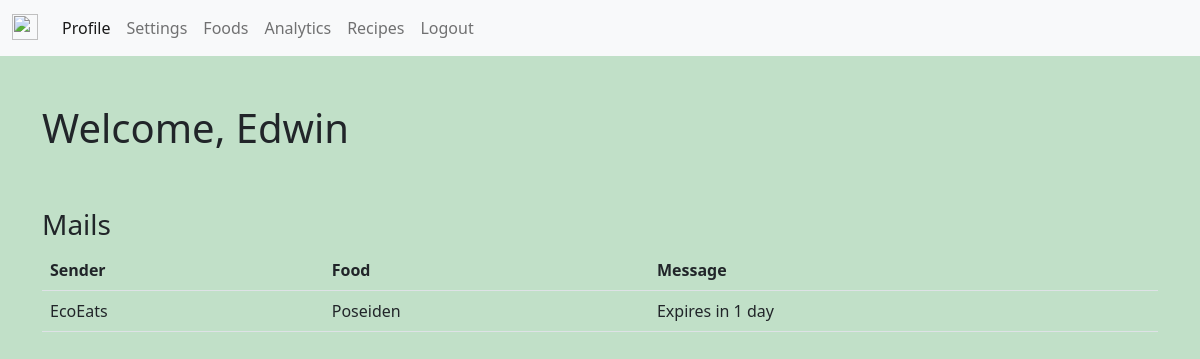
The page /profile (signed in) on the database as committed earlier.
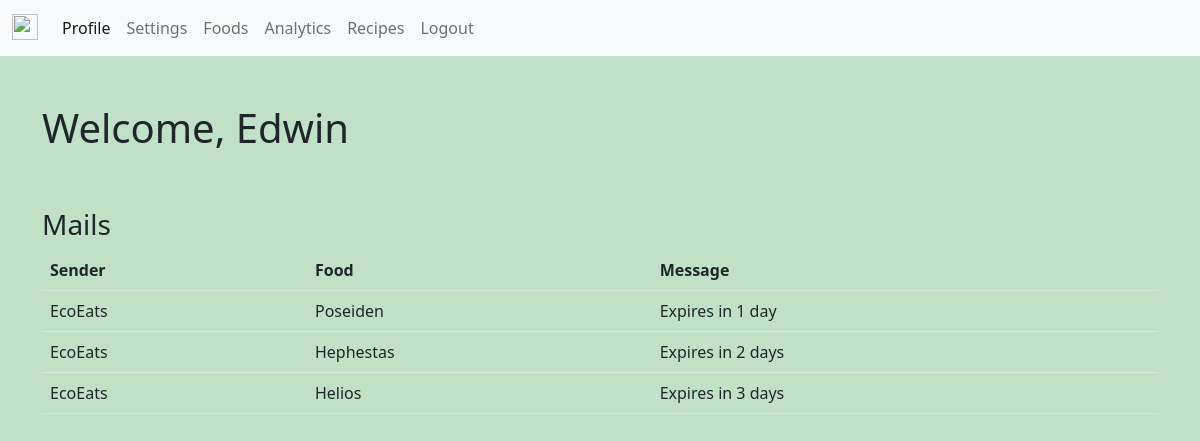
The same page on the database as committed later.
### app/models.py (models this page shows)
class Foods(db.Model):
    id = db.Column(db.Integer, primary_key=True)
    name = db.Column(db.String(100), nullable=False)
    expiry_date = db.Column(db.DateTime, nullable=False)
    date_added = db.Column(db.DateTime, default=datetime.utcnow)
    user_id = db.Column(db.Integer, db.ForeignKey('users.id'))

### app/views.py (the view)
@views.route('/profile')
@login_required
def profile():
    foods = Foods.query.order_by(Foods.expiry_date)
    mails = []
    current = date.today()
    for food in foods:
        expiry = food.expiry_date.date()
        delta = expiry - current
        if current_user.id == food.user.id and delta.days >= 1 and delta.days <= 3:
            print(delta)
            mails.append(food)
    return render_template('profile.html', mails=mails, date_current=current)

### app/__init__.py (called while the page is built)
@login_manager.user_loader
def load_user(user_id):
    return Users.query.get(int(user_id))

### app/templates/profile.html (shortened to what this page needs)
<!DOCTYPE html>
<html lang="en">
<head>
  <link rel="stylesheet" , type="text/css" , href="../static/landing_page.css">
</head>
<body class="background">
  {% extends 'base.html' %}
  {% set active = 'profile' %}
  {% block content %}
  <h1>Welcome, {{ current_user.username|title }}</h1>
  <br>
  <br>
  <h3>Mails</h3>
  {% if mails %}
  <table class="table">
    <thead>
      <tr>
        <th scope="col">Sender</th>
        <th scope="col">Food</th>
        <th scope="col">Message</th>
      </tr>
    </thead>
    <tbody>
      {% for mail in mails %}
      <tr>
        <td> EcoEats </td>
        <td> {{ mail.name }} </td>
        {% if (mail.expiry_date.date() - date_current).days == 1 %}
        <td> Expires in 1 day </td>
        {% else %}
        <td> Expires in {{ (mail.expiry_date.date() - date_current).days }} days </td>
        {% endif %}
      </tr>
      {% endfor %}
    </tbody>
  </table>
  {% else %}
  <h2>You have no current mail.</h2>
  {% endif %}
  {% endblock %}

Rows that differ between the two databases and show on the page:
added Foods: name "Hephestas", (mail.expiry_date.date()-date_current).days "2"
added Foods: name "Helios", (mail.expiry_date.date()-date_current).days "3"
